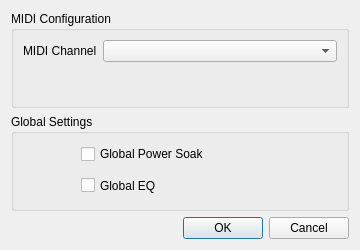
<?xml version="1.0" encoding="UTF-8"?>
<ui version="4.0">
 <class>SettingsDialog</class>
 <widget class="QDialog" name="SettingsDialog">
  <property name="geometry">
   <rect>
    <x>0</x>
    <y>0</y>
    <width>360</width>
    <height>250</height>
   </rect>
  </property>
  <property name="minimumSize">
   <size>
    <width>360</width>
    <height>250</height>
   </size>
  </property>
  <property name="windowTitle">
   <string>Settings — GM40 Remote</string>
  </property>
  <layout class="QVBoxLayout" name="verticalLayout">
   <item>
    <widget class="QGroupBox" name="midiGroupBox">
     <property name="title">
      <string>MIDI Configuration</string>
     </property>
     <layout class="QFormLayout" name="formLayout">
      <item row="0" column="0">
       <widget class="QLabel" name="lblMidiChannel">
        <property name="text">
         <string>MIDI Channel</string>
        </property>
       </widget>
      </item>
      <item row="0" column="1">
       <widget class="QComboBox" name="channelCombo"/>
      </item>
     </layout>
    </widget>
   </item>
   <item>
    <widget class="QGroupBox" name="ReglagesGlobaux">
     <property name="title">
      <string>Global Settings</string>
     </property>
     <widget class="QCheckBox" name="chkGlobalSoak">
      <property name="geometry">
       <rect>
        <x>70</x>
        <y>20</y>
        <width>161</width>
        <height>40</height>
       </rect>
      </property>
      <property name="sizePolicy">
       <sizepolicy hsizetype="Maximum" vsizetype="Expanding">
        <horstretch>0</horstretch>
        <verstretch>0</verstretch>
       </sizepolicy>
      </property>
      <property name="minimumSize">
       <size>
        <width>0</width>
        <height>0</height>
       </size>
      </property>
      <property name="text">
       <string>Global Power Soak</string>
      </property>
     </widget>
     <widget class="QCheckBox" name="chkGlobalPowerEq">
      <property name="geometry">
       <rect>
        <x>70</x>
        <y>60</y>
        <width>84</width>
        <height>23</height>
       </rect>
      </property>
      <property name="sizePolicy">
       <sizepolicy hsizetype="Expanding" vsizetype="Expanding">
        <horstretch>0</horstretch>
        <verstretch>0</verstretch>
       </sizepolicy>
      </property>
      <property name="text">
       <string>Global EQ</string>
      </property>
     </widget>
    </widget>
   </item>
   <item>
    <widget class="QDialogButtonBox" name="buttonBox">
     <property name="orientation">
      <enum>Qt::Orientation::Horizontal</enum>
     </property>
     <property name="standardButtons">
      <set>QDialogButtonBox::StandardButton::Cancel|QDialogButtonBox::StandardButton::Ok</set>
     </property>
    </widget>
   </item>
  </layout>
 </widget>
 <resources/>
 <connections>
  <connection>
   <sender>buttonBox</sender>
   <signal>accepted()</signal>
   <receiver>SettingsDialog</receiver>
   <slot>accept()</slot>
   <hints>
    <hint type="sourcelabel">
     <x>20</x>
     <y>20</y>
    </hint>
    <hint type="destinationlabel">
     <x>20</x>
     <y>20</y>
    </hint>
   </hints>
  </connection>
  <connection>
   <sender>buttonBox</sender>
   <signal>rejected()</signal>
   <receiver>SettingsDialog</receiver>
   <slot>reject()</slot>
   <hints>
    <hint type="sourcelabel">
     <x>20</x>
     <y>20</y>
    </hint>
    <hint type="destinationlabel">
     <x>20</x>
     <y>20</y>
    </hint>
   </hints>
  </connection>
 </connections>
</ui>
